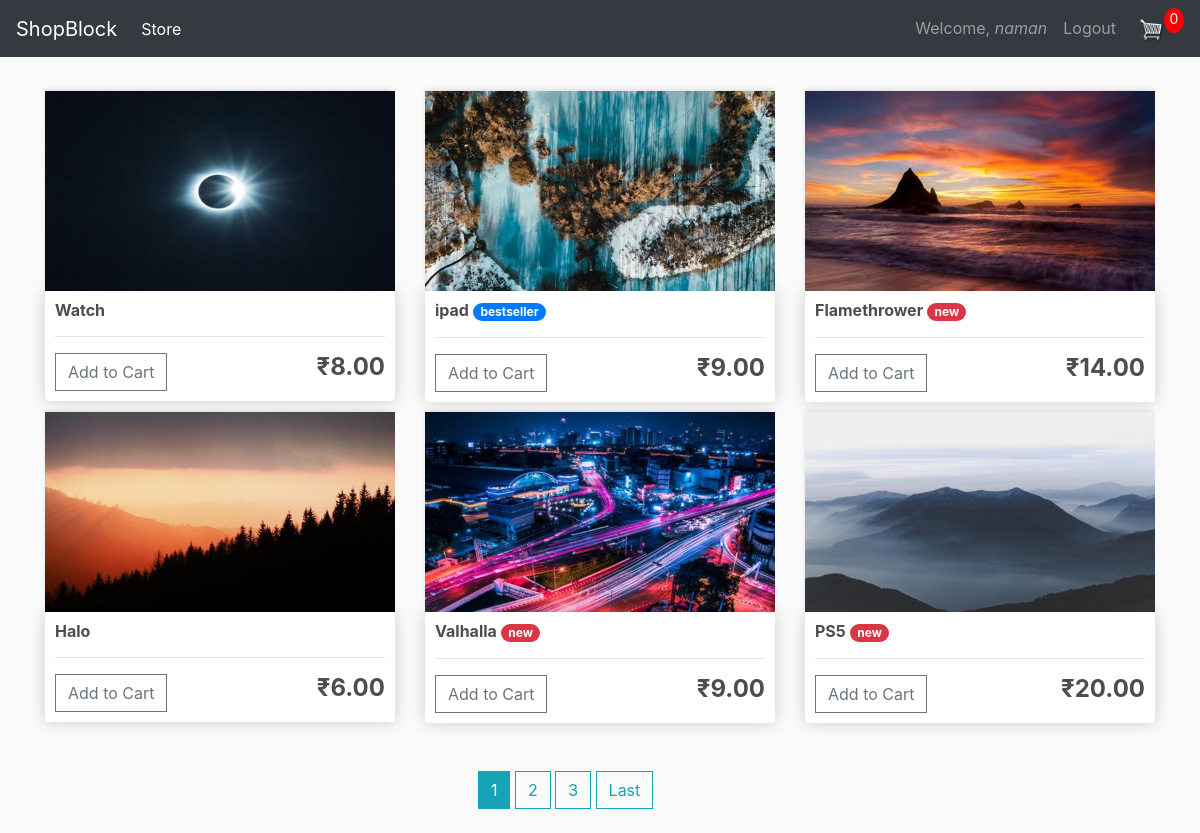
Page / (signed in) on the committed database.
### users/models.py (models this page shows, shortened)
class Account(AbstractBaseUser):
	email 					= models.EmailField(verbose_name="email", max_length=60, unique=True)
	username 				= models.CharField(max_length=30, unique=True)
	date_joined				= models.DateTimeField(verbose_name='date joined', auto_now_add=True)
	last_login				= models.DateTimeField(verbose_name='last login', auto_now=True)
	is_admin				= models.BooleanField(default=False)
	is_active				= models.BooleanField(default=True)
	is_staff				= models.BooleanField(default=False)
	is_superuser			= models.BooleanField(default=False)
	USERNAME_FIELD = 'email'
	REQUIRED_FIELDS = ['username']
	objects = MyAccountManager()
	def __str__(self):
		return self.email

### store/models.py (models this page shows, shortened)
class Order(models.Model):
	account			= models.ForeignKey(AUTH_USER_MODEL, on_delete=models.SET_NULL, null=True)
	date_ordered	= models.DateTimeField(auto_now_add=True)
	complete		= models.BooleanField(default=False)
	transaction_id	= models.CharField(max_length=100)
	@property
	def get_cart_quantity(self):
		orderitems	= self.orderitem_set.all()
		total		= sum([orderitem.quantity for orderitem in orderitems])
		return total

class Product(models.Model):
	name			= models.CharField(max_length=50, null=False, blank=False, unique=True)
	price			= models.FloatField()
	label			= models.CharField(choices=LABEL_CHOICES, max_length=7, default=None)
	image			= models.ImageField(upload_to=upload_location, null=True)
	def get_status(self):
		if self.label == 'primary':
			return 'bestseller'
		else:
			return 'new'

### store/views.py (the view)
# urls.py: 2. Add a URL to urlpatterns:  path('', views.home, name='home')
@login_required(login_url='/login/')
def home(request):
	account			= request.user
	order, created	= Order.objects.get_or_create(account=account, complete=False)
	query = ''
	products	= Product.objects.all().order_by('id')
	object_list = products
	paginator = Paginator(object_list, 6)
	page = request.GET.get('page')
	try:
		prod_list = paginator.page(page)
	except PageNotAnInteger:
		prod_list = paginator.page(1)
	except EmptyPage:
		prod_list = paginator.page(paginator.num_pages)
	context = {'products': products, 'order': order, 'page': page, 'prod_list': prod_list, 'page_obj': paginator, 'query': query}
	return render(request, 'store/home.html', context)

### store/templates/store/home.html (shortened to what this page needs)
{% extends 'store/main.html' %}
{% load static %}
{% block content %}
	<div class="row">
		{% for product in prod_list %}
		<div class="col-lg-4">
			<img class="thumbnail" src="{{product.image.url}}">
			<div class="box-element product">
				{% if product.label == 'n' %}
				<h6><strong>{{product.name}}</strong></h6>
				{% else %}
				<h6><strong>{{product.name}}</strong> <span class="badge badge-pill badge-{{product.label}}">{{product.get_status}}</span></h6>
				{% endif %}
				<hr>
				<button data-product="{{product.id}}" data-action="add" class="btn btn-outline-secondary add-btn update-cart">Add to Cart</button>
				<h4 style="display: inline-block; float: right"><strong>&#8377;{{product.price|floatformat:2}}</strong></h4>
			</div>
		</div>
		{% endfor %}
	</div>
		<div class="page_btn mt-5" style="margin: auto;">
			<div style="width: 22%;
			height: auto;
			margin: 0 auto;
			position: relative;">
				{% for num in prod_list.paginator.page_range %}
					{% if prod_list.number == num %}
						<a class="btn btn-info mb-4" href="?page={{ num }}">{{ num }}</a>
					{% elif num > prod_list.number|add:'-3' and num < prod_list.number|add:'3' %}
						<a class="btn btn-outline-info mb-4" href="?page={{ num }}">{{ num }}</a>
					{% endif %}
				{% endfor %}
				{% if prod_list.has_next %}
					<a class="btn btn-outline-info mb-4" href="?page={{ prod_list.paginator.num_pages }}">Last</a>
				{% endif %}
			</div>
		</div>
{% endblock content %}

### store/templates/store/main.html (shortened to what this page needs)
<!DOCTYPE html>
{% load static %}
<html>
<head>
	<link rel="stylesheet" href="https://stackpath.bootstrapcdn.com/bootstrap/4.4.1/css/bootstrap.min.css">
	<link rel="stylesheet" type="text/css" href="{% static 'css/main.css' %}">
</head>
<body>
	<nav class="navbar navbar-expand-lg navbar-dark bg-dark">
	  <a class="navbar-brand" href="{% url 'home' %}">ShopBlock</a>
	  <div class="collapse navbar-collapse" id="navbarSupportedContent">
	    <ul class="navbar-nav mr-auto">
	      <li class="nav-item active">
	        <a class="nav-link" href="{% url 'home' %}">Store <span class="sr-only">(current)</span></a>
	      </li>
	    </ul>
		<div class="navbar-nav ml-auto">
			{% if user.is_authenticated %}
				<a class="nav-item nav-link" href="{% url 'account' %}">Welcome, <i>{{ user.username }}</i></a>
				<a class="nav-item nav-link" href="{% url 'logout' %}">Logout</a>
				<div class="form-inline my-2 my-lg-0">
					<a href="{% url 'cart' %}"><img  id="cart-icon" src="{% static 'images/cart.png' %}"></a>
				   <p id="cart-total">{{order.get_cart_quantity}}</p>
			   </div>
			{% else %}
				<a class="nav-item nav-link" href="{% url 'login' %}">Login</a>
				<a class="nav-item nav-link" href="{% url 'register' %}">Register</a>
			{% endif %}
		</div>
	  </div>
	</nav>
     <div class="container">
            <br>
            {% block content %}
            {% endblock content %}
         </div>
</body>
</html>

### static/css/main.css (style rules this page uses)
body { background-color: hsl(0, 0%, 98%); }
h1,h2,h3,h4,h5,h6 { color:hsl(0, 0%, 30%); }
.box-element { box-shadow:hsl(0, 0%, 80%) 0 0 16px; background-color: #fff; border-radius: 4px; padding: 10px; }
.thumbnail { width: 100%; height: 200px; -webkit-box-shadow: -1px -3px 5px -2px rgba(214,214,214,1); -moz-box-shadow: -1px -3px 5px -2px rgba(214,214,214,1); box-shadow: -1px -3px 5px -2px rgba(214,214,214,1); }
.product { border-radius: 0 0 4px 4px; }
#cart-icon { width:25px; display: inline-block; margin-left: 15px; }
#cart-total { display: block; text-align: center; color:#fff; background-color: red; width: 20px; height: 25px; border-radius: 50%; font-size: 14px; }
.col-lg-4, .col-lg-6, .col-lg-8, .col-lg-12 { margin-top: 10px; }
.btn { border-radius: 0; }

### rows in the picture
Account: username "naman"
Order: get_cart_quantity "0"
Product: image (picture), name "Watch", price "8.00"
Product: image (picture), name "ipad", get_status "bestseller", price "9.00"
Product: image (picture), name "Flamethrower", get_status "new", price "14.00"
Product: image (picture), name "Halo", price "6.00"
Product: image (picture), name "Valhalla", get_status "new", price "9.00"
Product: image (picture), name "PS5", get_status "new", price "20.00"

### other values in the picture
{{ num }} "1"
{{ num }} "2" "3"
